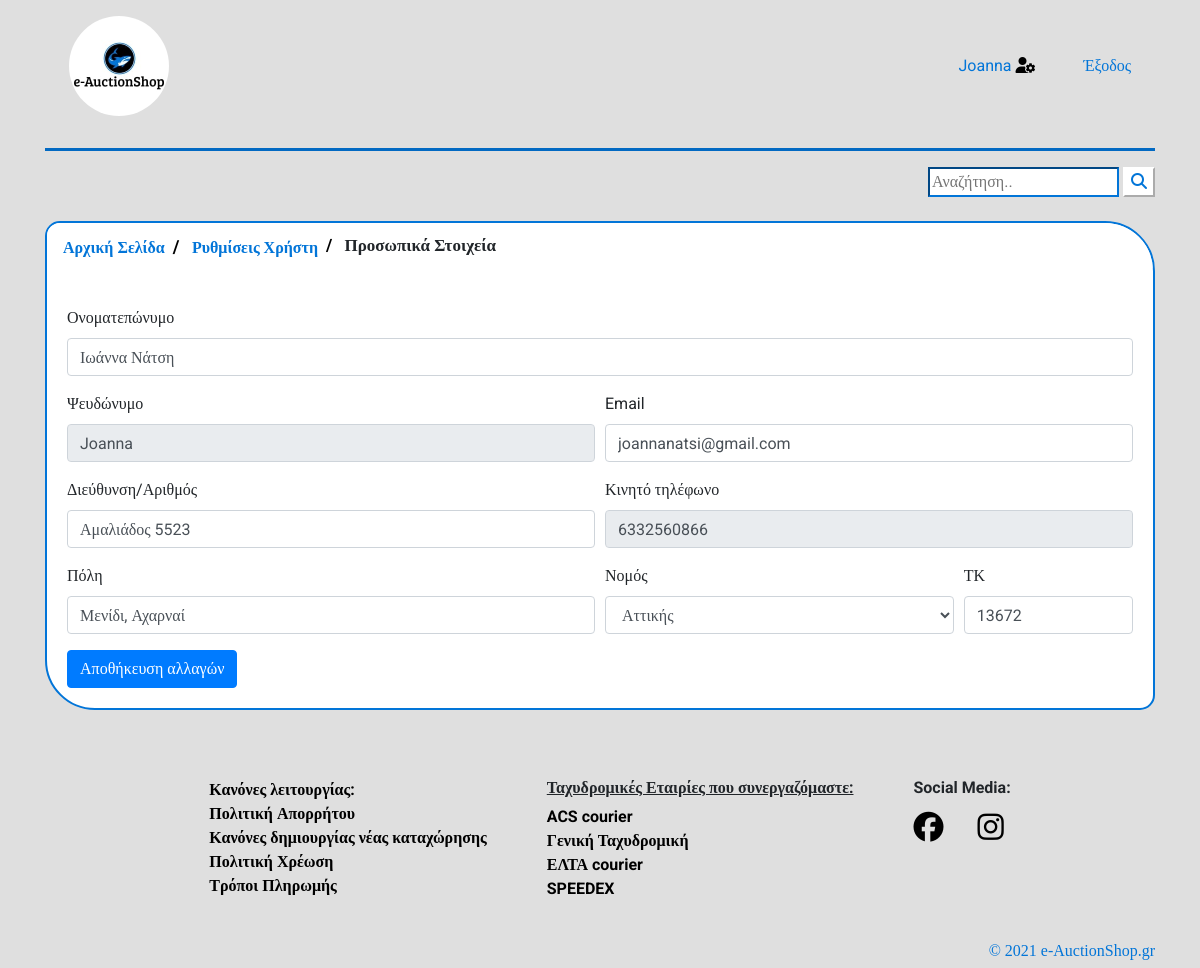
The page /personal_info_settings.php (signed in) on the database its author committed.
### tables this page shows
CREATE TABLE IF NOT EXISTS `user_info` (
  `uuid` int(11) NOT NULL AUTO_INCREMENT,
  `username` varchar(255) NOT NULL,
  `email` varchar(255) NOT NULL,
  `pw` varchar(255) NOT NULL,
  `full_name` varchar(255) NOT NULL,
  `address_numb` varchar(255) NOT NULL,
  `phone` varchar(255) NOT NULL,
  `city` varchar(255) NOT NULL,
  `district` varchar(255) NOT NULL,
  `TK` varchar(255) NOT NULL,
  `registration_date` varchar(255) NOT NULL,
  PRIMARY KEY (`uuid`),
  UNIQUE KEY `uuid` (`uuid`)
);

### uuid_search.php (called while the page is built, shortened)
<?php
    require 'db_connection.php';
    if (isset($_SESSION['username'])) {
        $search_id = ("SELECT uuid FROM user_info WHERE username = '".$_SESSION['username']."'");
        $result_id = mysqli_query($connection, $search_id);
        $row_id = mysqli_fetch_assoc($result_id);
        $str_id = $row_id['uuid'];
        $uuid = (int)$str_id;
    }
?>

### personal_info_settings.php (the view, shortened to what this page needs)
<!DOCTYPE html>
<html lang='en'>
<head>
    <link rel='stylesheet' href='https://maxcdn.bootstrapcdn.com/bootstrap/4.5.2/css/bootstrap.min.css'>
    <link href='style.css' type='text/css' rel='stylesheet'>
    <link rel='stylesheet' href='//use.fontawesome.com/releases/v5.0.7/css/all.css'>
</head>
<body>
<?php
    require 'header_loggedin.php';
    require 'uuid_search.php';
?>
<?php
$search_info = "SELECT * FROM user_info WHERE uuid='$uuid'";
$history_result = mysqli_query($connection, $search_info);
$row = mysqli_fetch_assoc($history_result);
echo "
<div class='container mt-4'>
<div class='generalContainer roundedForms'>
<ul class='breadcrumb'>
    <li><a href='index.php' class='category-links'>Αρχική Σελίδα</a></li>
    <li><a href='user_settings.php' class='category-links'>Ρυθμίσεις Χρήστη</a></li>
    <li style='font-size:17px;'><b>Προσωπικά Στοιχεία</b></li>
</ul>
<form name='personalInfo_form' id='personalInfo_form' action='changeInfo_backend.php' method='post' style='padding: 20px;'>
    <div class='form-group'>
        <label for='inputName'>Ονοματεπώνυμο</label>
        <input type='text' class='form-control'  name='inputName' id='inputName' placeholder='' value= '$row[full_name]' required>
    </div>
    <div class='form-row'>
        <div class='form-group col-md-6'>
            <label for='inputUsername'>Ψευδώνυμο</label>
            <input type='text' class='form-control' name='inputUsername' id='inputUsername' placeholder='' value= '$row[username]' disabled required>
        </div>
            <div class='form-group col-md-6'>
            <label for='inputPassword'>Email</label>
        <input type='email' class='form-control' name='inputEmail' id='inputEmail' placeholder='' value= '$row[email]' required>
        </div>
    </div>
    <div class='form-row'>
        <div class='form-group col-md-6'>
            <label for='inputAddress'>Διεύθυνση/Αριθμός</label>
            <input type='text' class='form-control' name='inputAddress' id='inputAddress' placeholder='' value= '$row[address_numb]' required>
        </div>
            <div class='form-group col-md-6'>
            <label for='inputPhoneNumber'>Κινητό τηλέφωνο</label>
        <input type='text' class='form-control' name='inputPhoneNumber' id='inputPhoneNumber' placeholder='+30' value='$row[phone]' disabled required>
        </div>
    </div>
    <div class='form-row'>
        <div class='form-group col-md-6'>
            <label for='inputCity'>Πόλη</label>
            <input type='text' class='form-control' name='inputCity' id='inputCity' value= '$row[city]' required>
        </div>
        <div class='form-group col-md-4'>
            <label for='inputNomo'>Νομός</label>
            <select name='inputNomo' id='inputNomo' class='form-control'>
                <option selected> $row[district]</option>";
            echo "
            </select>
        </div>
        <div class='form-group col-md-2'>
            <label for='inputTK'>ΤΚ</label>
            <input type='text' class='form-control' name='inputΤΚ' id='inputΤΚ' value='$row[TK]' required>
        </div>
    </div>
    <button type='submit'  class='btn btn-primary' >Αποθήκευση αλλαγών</button>
</form>
</div>
</div>
<div
    id='alertBox_S'
    class= 'container mt-4'
    style= 'background-color: white;
            text-align: center;
            width:300px;
            border-radius: 15px 50px;
            border: 2px solid #0AD802;
            display: none;'>
    <h6 style='font-size: 25px; padding-top: 8px; color: #000;'><i class='far fa-check-circle'  style='color: #0AD802';> Οι αλλαγές αποθηκεύτηκαν με επιτυχία.</i></h6>
</div>
<div
    id='alertBox_F'
    class= 'container mt-4'
    style= 'background-color: white;
            text-align: center;
            width:300px;
            border-radius: 15px 50px;
            border: 2px solid #d8020a;
            display: none;'>
    <h6 style='font-size: 25px; padding-top: 8px;'><i class='fas fa-exclamation-triangle'> Δεν έγινε η αλλαγή των στοιχείων σας. Δοκιμάστε αργότερα.</i></h6>
</div>
";
    require 'footer.php';
?>
</body>
</html>

### style.css (style rules this page uses)
body { font-family: 'Roboto', 'sans-serif', 'Times New Roman', 'Times', 'serif'; background-color: #dfdfdf; }
.generalContainer { background-color: #fff ; overflow: hidden; }
.category-links { font-size: 16px; color: #000; transition: 200ms; font-weight: bold; }
.roundedForms { border-radius: 15px 50px; border: 2px solid #0275d8; }
ul.breadcrumb { padding: 10px 16px; list-style: none; background-color: #fff; }
ul.breadcrumb li { display: inline; font-size: 18px; }
ul.breadcrumb li+li:before { padding: 8px; color: black; content: "/\00a0"; font-weight: bold; }
ul.breadcrumb li a { color: #0275d8; text-decoration: none; }

### rows shown on the page
user_info: inputName "Ιωάννα Νάτση", inputUsername "Joanna", inputEmail "joannanatsi@gmail.com", inputAddress "Αμαλιάδος 5523", inputPhoneNumber "6332560866", inputCity "Μενίδι, Αχαρναί", inputNomo "Αττικής", inputΤΚ "13672"

### other values the page prints
$_SESSION['username'] "Joanna"
